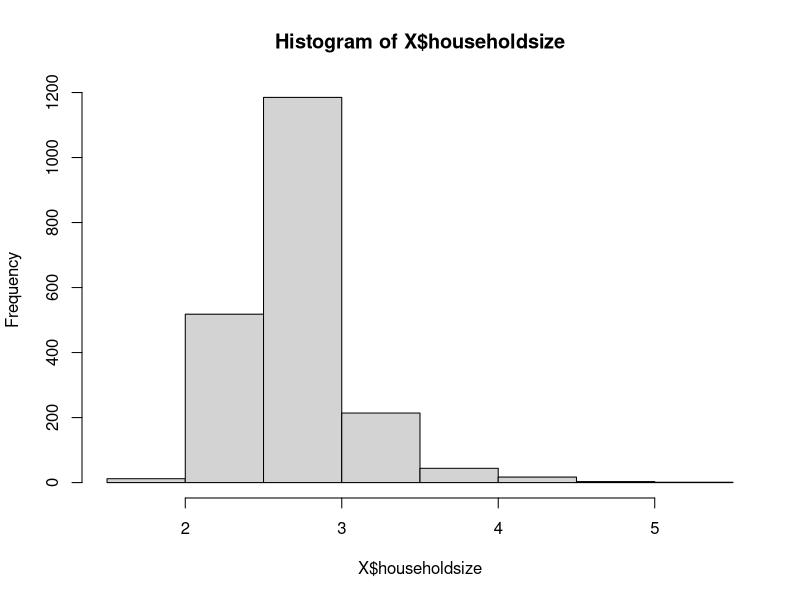
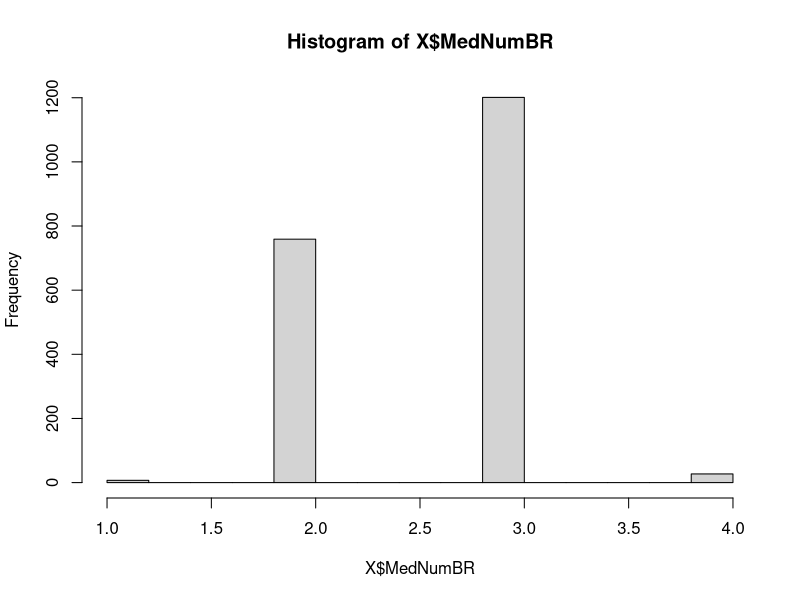
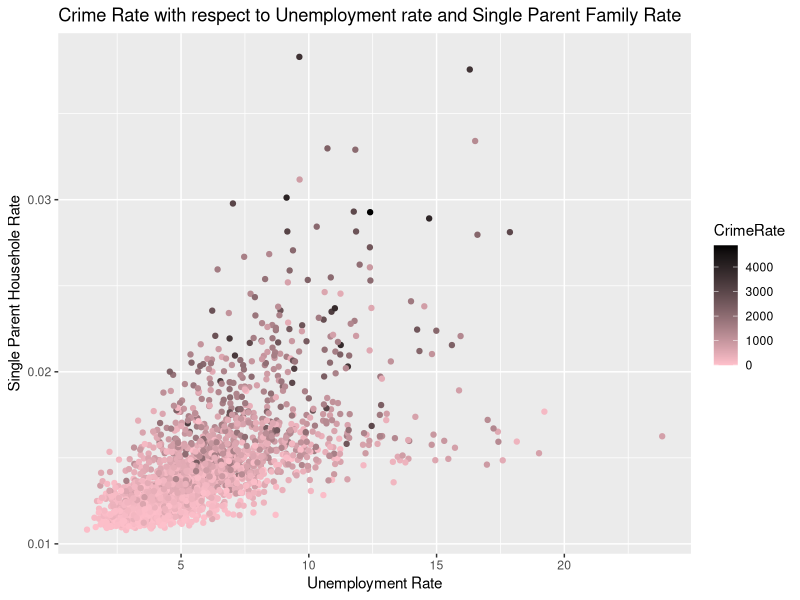
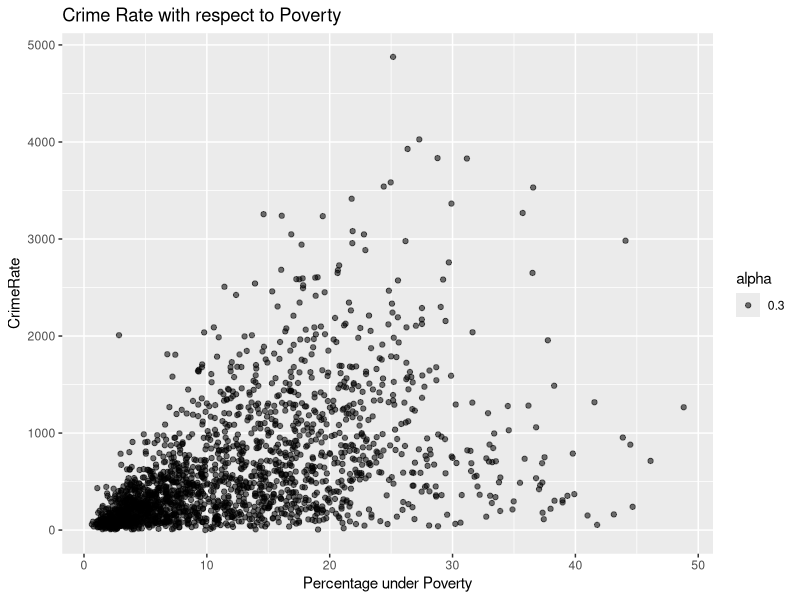
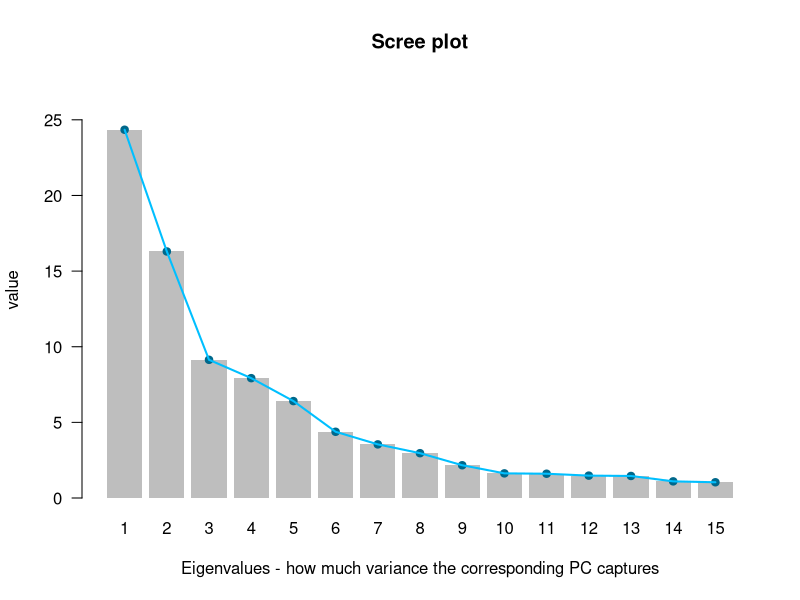
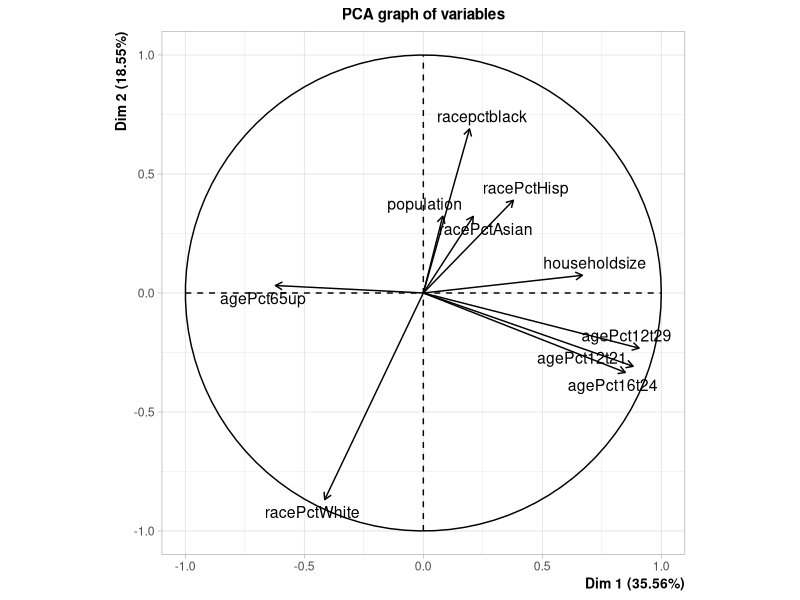

These charts were generated, in order, by the following R code:
## ---- chunk 1
library(readr)
CC <- read_csv("../data_files/crime_and_communities_data.csv")
print(dim(CC))
y <- CC$ViolentCrimesPerPop
X <- subset(CC, select = -c(ViolentCrimesPerPop))
## ---- chunk 2
library(dplyr)
## ---- chunk 3
any(is.na(y))
## ---- chunk 4
any(is.na(X))
## ---- chunk 5

get_na_perc <- function(x, n){
  return(sum(is.na(x))/n)
}

get_na_perc_all_features <- function(features){
  n = nrow(features)
  perc <- apply(X = features, MARGIN = 2, FUN = function(x) sum(is.na(x))/n)
  return(perc)
}

get_feature_high_na <- function(features, threshold){
  perc <- get_na_perc_all_features(features)
  return(names(perc[perc >= threshold]))
}

feature_high_na <- get_feature_high_na(X, .5)
print(feature_high_na)
X <- X %>% select(-feature_high_na)
## ---- chunk 6
X <- X %>% mutate_all(function(x) ifelse(is.na(x), median(x, na.rm = TRUE), x))
any(is.na(X))
## ---- chunk 7
str(X)
## ---- chunk 8
hist(X$householdsize)
print(head(X$householdsize, n = 20))
## ---- chunk 9
hist(X$MedNumBR)
print(head(X$MedNumBR))
## ---- chunk 10
interesting_features <- c("PctUnemployed", "NumKidsBornNeverMar", "MedRentPctHousInc", "PctPopUnderPov")

summary_stat <- function(features, selection){
  stats <- apply(X = features[, selection], MARGIN = 2, FUN = summary)
  return(stats)
}

summary_stat(X, interesting_features)
## ---- chunk 11
library(ggplot2)
## ---- chunk 12
temp_df <- X %>% select(matches("Empl|Par|Pov")) %>% mutate(CrimeRate = y)
# print(head(temp_df))
## ---- chunk 13
ggplot(data = temp_df) + 
  geom_point(aes(x = PctUnemployed, color = CrimeRate, y = 1/PctKids2Par)) +
  scale_color_gradient(low = "pink", high = "black") + 
  xlab("Unemployment Rate") +
  ylab("Single Parent Househole Rate") +
  ggtitle("Crime Rate with respect to Unemployment rate and Single Parent Family Rate")
## ---- chunk 14
ggplot(data = temp_df) +
  geom_point(aes(x = PctPopUnderPov, y = CrimeRate, alpha = 0.3)) + 
  xlab("Percentage under Poverty") +
  ggtitle("Crime Rate with respect to Poverty")
## ---- chunk 15
X <- scale(X)
## ---- chunk 16
library(FactoMineR)
## ---- chunk 17
res.pca <- PCA(X = X,graph = F,ncp = 30)
## ---- chunk 18
eig <- res.pca$eig
## ---- chunk 19
eigvalue <- eig[1:15, "eigenvalue"]

barchart <- barplot(eigvalue, las = 1, border = NA,
                    names.arg = 1:length(eigvalue),
                    ylim = c(0, 1.1 * ceiling(max(eigvalue))), 
                    ylab = "value",
                    xlab = "Eigenvalues - how much variance the corresponding PC captures", 
                    main = "Scree plot")

points(barchart, eigvalue, pch = 19, col = "deepskyblue4") 
lines(barchart, eigvalue, lwd = 2, col = "deepskyblue")
## ---- chunk 20
head(eig, n = 10)
## ---- chunk 21
p <- PCA(X[, 1:10], graph = F)
# p <- PCA(X, graph = F)
plot(p,choix="var",new.plot=FALSE)
## ---- chunk 22
# names(PCs) # "coord"   "cor"     "cos2"    "contrib"
PCs <- res.pca$ind$coord
print(head(PCs, 3))
## ---- chunk 23
n <- nrow(X)
indices <- 1:n

# randomize 60% of the original data to be the train set
train_indices <- sample(x = indices, size = round(.6*n))
train_pcs <- PCs[train_indices, ]
train_features <- X[train_indices, ]
train_target <- y[train_indices]

# randomize 20% of the original data to be the validation test
# (50% of the remaining data after sampling the train set)
validation_indices <- sample(x = indices[-train_indices],
                  size = round(.5*length(indices[-train_indices])))
validation_pcs <- PCs[validation_indices, ]
validation_features <- X[validation_indices, ]
validation_target <- y[validation_indices]

# use the rest of the data (20% of the original dataset) to be the final dataset
test_indices <- sample(x = indices[c(-train_indices,
                                     -validation_indices)])
validation_pcs <- PCs[validation_indices, ]
validation_features <- X[validation_indices, ]
validation_target <- y[validation_indices]
